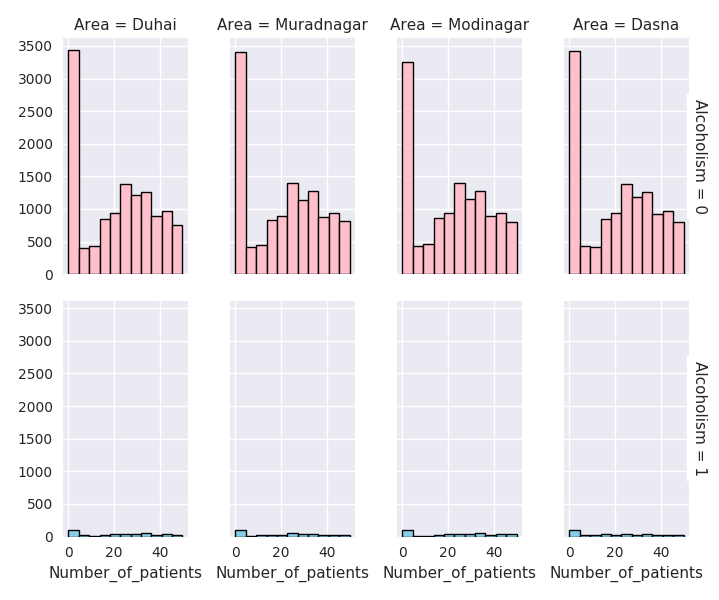

Recreate this plot in Python.
import numpy as np
import seaborn as sns
import matplotlib.pyplot as plt
import pandas as pd
sns.set(style="darkgrid")
d={'color' :['pink','skyblue']}
df=pd.read_csv("new_data.csv")
g = sns.FacetGrid(df, row="Alcoholism", col="Area", margin_titles=True,hue_kws=d, hue='Alcoholism',aspect=0.6)
binn=np.linspace(0,50,12)
g.map(plt.hist, "Number_of_patients", bins=binn, lw=1, ec="Black")
plt.show()
